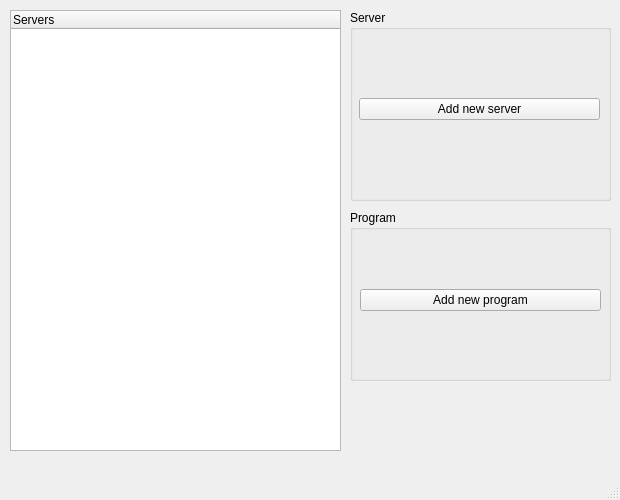
<?xml version="1.0" encoding="UTF-8"?>
<ui version="4.0">
 <class>MainWindow</class>
 <widget class="QMainWindow" name="MainWindow">
  <property name="geometry">
   <rect>
    <x>0</x>
    <y>0</y>
    <width>620</width>
    <height>500</height>
   </rect>
  </property>
  <property name="minimumSize">
   <size>
    <width>620</width>
    <height>500</height>
   </size>
  </property>
  <property name="maximumSize">
   <size>
    <width>620</width>
    <height>500</height>
   </size>
  </property>
  <property name="windowTitle">
   <string>MainWindow</string>
  </property>
  <widget class="QWidget" name="centralwidget">
   <widget class="QTreeWidget" name="treeWidget">
    <property name="geometry">
     <rect>
      <x>10</x>
      <y>10</y>
      <width>331</width>
      <height>441</height>
     </rect>
    </property>
    <column>
     <property name="text">
      <string>Servers</string>
     </property>
    </column>
   </widget>
   <widget class="QGroupBox" name="groupBox">
    <property name="geometry">
     <rect>
      <x>350</x>
      <y>10</y>
      <width>261</width>
      <height>191</height>
     </rect>
    </property>
    <property name="title">
     <string>Server</string>
    </property>
    <widget class="QWidget" name="gridLayoutWidget">
     <property name="geometry">
      <rect>
       <x>9</x>
       <y>19</y>
       <width>241</width>
       <height>161</height>
      </rect>
     </property>
     <layout class="QGridLayout" name="gridLayout">
      <item row="0" column="0">
       <widget class="QPushButton" name="pushButtonAddServer">
        <property name="text">
         <string>Add new server</string>
        </property>
       </widget>
      </item>
     </layout>
    </widget>
   </widget>
   <widget class="QGroupBox" name="groupBox_2">
    <property name="geometry">
     <rect>
      <x>350</x>
      <y>210</y>
      <width>261</width>
      <height>171</height>
     </rect>
    </property>
    <property name="title">
     <string>Program</string>
    </property>
    <widget class="QWidget" name="verticalLayoutWidget">
     <property name="geometry">
      <rect>
       <x>10</x>
       <y>20</y>
       <width>241</width>
       <height>141</height>
      </rect>
     </property>
     <layout class="QVBoxLayout" name="verticalLayout">
      <item>
       <widget class="QPushButton" name="pushButtonAddProgram">
        <property name="text">
         <string>Add new program</string>
        </property>
       </widget>
      </item>
     </layout>
    </widget>
   </widget>
  </widget>
  <widget class="QMenuBar" name="menubar">
   <property name="geometry">
    <rect>
     <x>0</x>
     <y>0</y>
     <width>620</width>
     <height>21</height>
    </rect>
   </property>
  </widget>
  <widget class="QStatusBar" name="statusbar"/>
 </widget>
 <resources/>
 <connections/>
</ui>
